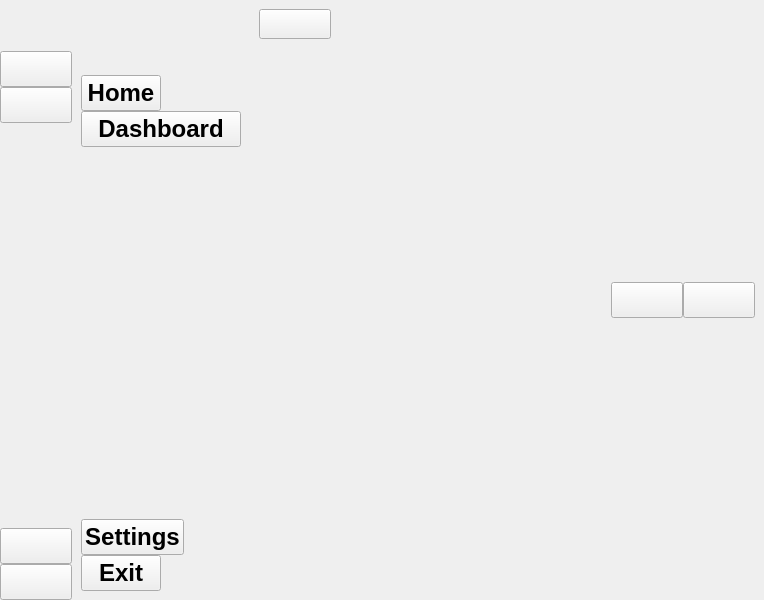
<?xml version="1.0" encoding="UTF-8"?>
<ui version="4.0">
 <class>MainWindow</class>
 <widget class="QMainWindow" name="MainWindow">
  <property name="geometry">
   <rect>
    <x>0</x>
    <y>0</y>
    <width>764</width>
    <height>600</height>
   </rect>
  </property>
  <property name="windowTitle">
   <string>MainWindow</string>
  </property>
  <widget class="QWidget" name="centralwidget">
   <property name="font">
    <font>
     <pointsize>18</pointsize>
     <weight>75</weight>
     <bold>true</bold>
    </font>
   </property>
   <layout class="QGridLayout" name="gridLayout">
    <property name="leftMargin">
     <number>0</number>
    </property>
    <property name="topMargin">
     <number>0</number>
    </property>
    <property name="rightMargin">
     <number>0</number>
    </property>
    <property name="bottomMargin">
     <number>0</number>
    </property>
    <property name="spacing">
     <number>0</number>
    </property>
    <item row="0" column="1">
     <widget class="QWidget" name="icon_only_widget" native="true">
      <property name="minimumSize">
       <size>
        <width>0</width>
        <height>0</height>
       </size>
      </property>
      <property name="maximumSize">
       <size>
        <width>16777215</width>
        <height>16777215</height>
       </size>
      </property>
      <layout class="QGridLayout" name="gridLayout_3">
       <property name="leftMargin">
        <number>0</number>
       </property>
       <property name="topMargin">
        <number>0</number>
       </property>
       <property name="rightMargin">
        <number>0</number>
       </property>
       <property name="bottomMargin">
        <number>0</number>
       </property>
       <item row="0" column="0">
        <layout class="QHBoxLayout" name="horizontalLayout">
         <item>
          <widget class="QLabel" name="logo_label_1">
           <property name="minimumSize">
            <size>
             <width>45</width>
             <height>45</height>
            </size>
           </property>
           <property name="maximumSize">
            <size>
             <width>45</width>
             <height>45</height>
            </size>
           </property>
           <property name="text">
            <string/>
           </property>
           <property name="pixmap">
            <pixmap resource="../resources/resource.qrc">:/icon/icons/Logo_half.png</pixmap>
           </property>
           <property name="scaledContents">
            <bool>true</bool>
           </property>
           <property name="indent">
            <number>0</number>
           </property>
          </widget>
         </item>
        </layout>
       </item>
       <item row="1" column="0">
        <layout class="QVBoxLayout" name="verticalLayout">
         <property name="spacing">
          <number>0</number>
         </property>
         <item>
          <widget class="QPushButton" name="home_btn_1">
           <property name="text">
            <string/>
           </property>
           <property name="icon">
            <iconset resource="../resources/resource.qrc">
             <normaloff>:/icon/icons/home-4-64.ico</normaloff>:/icon/icons/home-4-64.ico</iconset>
           </property>
           <property name="iconSize">
            <size>
             <width>30</width>
             <height>30</height>
            </size>
           </property>
           <property name="checkable">
            <bool>false</bool>
           </property>
           <property name="autoExclusive">
            <bool>false</bool>
           </property>
          </widget>
         </item>
         <item>
          <widget class="QPushButton" name="dashborad_btn_1">
           <property name="text">
            <string/>
           </property>
           <property name="icon">
            <iconset resource="../resources/resource.qrc">
             <normaloff>:/icon/icons/activity-feed-64.ico</normaloff>:/icon/icons/activity-feed-64.ico</iconset>
           </property>
           <property name="iconSize">
            <size>
             <width>30</width>
             <height>30</height>
            </size>
           </property>
           <property name="checkable">
            <bool>false</bool>
           </property>
           <property name="autoExclusive">
            <bool>false</bool>
           </property>
          </widget>
         </item>
        </layout>
       </item>
       <item row="2" column="0">
        <spacer name="verticalSpacer">
         <property name="orientation">
          <enum>Qt::Vertical</enum>
         </property>
         <property name="sizeHint" stdset="0">
          <size>
           <width>20</width>
           <height>176</height>
          </size>
         </property>
        </spacer>
       </item>
       <item row="3" column="0">
        <layout class="QVBoxLayout" name="verticalLayout_2">
         <property name="spacing">
          <number>0</number>
         </property>
         <item>
          <widget class="QPushButton" name="settings_btn_1">
           <property name="text">
            <string/>
           </property>
           <property name="icon">
            <iconset resource="../resources/resource.qrc">
             <normaloff>:/icon/icons/settings-4-64.ico</normaloff>:/icon/icons/settings-4-64.ico</iconset>
           </property>
           <property name="iconSize">
            <size>
             <width>30</width>
             <height>30</height>
            </size>
           </property>
          </widget>
         </item>
         <item>
          <widget class="QPushButton" name="exit_btn_1">
           <property name="text">
            <string/>
           </property>
           <property name="icon">
            <iconset resource="../resources/resource.qrc">
             <normaloff>:/icon/icons/close-window-64.ico</normaloff>:/icon/icons/close-window-64.ico</iconset>
           </property>
           <property name="iconSize">
            <size>
             <width>30</width>
             <height>30</height>
            </size>
           </property>
          </widget>
         </item>
        </layout>
       </item>
      </layout>
     </widget>
    </item>
    <item row="0" column="2">
     <widget class="QWidget" name="full_menu_widget" native="true">
      <property name="minimumSize">
       <size>
        <width>0</width>
        <height>0</height>
       </size>
      </property>
      <property name="maximumSize">
       <size>
        <width>16777215</width>
        <height>16777215</height>
       </size>
      </property>
      <layout class="QGridLayout" name="gridLayout_2">
       <item row="0" column="0">
        <layout class="QHBoxLayout" name="horizontalLayout_5">
         <property name="spacing">
          <number>0</number>
         </property>
         <item alignment="Qt::AlignTop">
          <widget class="QLabel" name="logo_label_8">
           <property name="minimumSize">
            <size>
             <width>160</width>
             <height>60</height>
            </size>
           </property>
           <property name="maximumSize">
            <size>
             <width>40</width>
             <height>40</height>
            </size>
           </property>
           <property name="text">
            <string/>
           </property>
           <property name="pixmap">
            <pixmap resource="../resources/resource.qrc">:/icon/icons/Logo.png</pixmap>
           </property>
           <property name="scaledContents">
            <bool>true</bool>
           </property>
          </widget>
         </item>
        </layout>
       </item>
       <item row="1" column="0">
        <layout class="QVBoxLayout" name="verticalLayout_10">
         <property name="spacing">
          <number>0</number>
         </property>
         <item alignment="Qt::AlignLeft">
          <widget class="QPushButton" name="home_btn_5">
           <property name="text">
            <string>Home</string>
           </property>
           <property name="icon">
            <iconset resource="../resources/resource.qrc">
             <normaloff>:/icon/icons/home-4-64.ico</normaloff>:/icon/icons/home-4-64.ico</iconset>
           </property>
           <property name="iconSize">
            <size>
             <width>25</width>
             <height>25</height>
            </size>
           </property>
           <property name="checkable">
            <bool>false</bool>
           </property>
           <property name="autoExclusive">
            <bool>false</bool>
           </property>
          </widget>
         </item>
         <item>
          <widget class="QPushButton" name="dashborad_btn_5">
           <property name="text">
            <string>Dashboard</string>
           </property>
           <property name="icon">
            <iconset resource="../resources/resource.qrc">
             <normaloff>:/icon/icons/activity-feed-64.ico</normaloff>:/icon/icons/activity-feed-64.ico</iconset>
           </property>
           <property name="iconSize">
            <size>
             <width>25</width>
             <height>25</height>
            </size>
           </property>
           <property name="checkable">
            <bool>false</bool>
           </property>
           <property name="autoExclusive">
            <bool>false</bool>
           </property>
          </widget>
         </item>
        </layout>
       </item>
       <item row="2" column="0">
        <spacer name="verticalSpacer_5">
         <property name="orientation">
          <enum>Qt::Vertical</enum>
         </property>
         <property name="sizeHint" stdset="0">
          <size>
           <width>20</width>
           <height>373</height>
          </size>
         </property>
        </spacer>
       </item>
       <item row="3" column="0">
        <layout class="QVBoxLayout" name="verticalLayout_9">
         <property name="spacing">
          <number>0</number>
         </property>
         <item alignment="Qt::AlignLeft">
          <widget class="QPushButton" name="settings_btn_5">
           <property name="text">
            <string>Settings</string>
           </property>
           <property name="icon">
            <iconset resource="../resources/resource.qrc">
             <normaloff>:/icon/icons/settings-4-64.ico</normaloff>:/icon/icons/settings-4-64.ico</iconset>
           </property>
           <property name="iconSize">
            <size>
             <width>25</width>
             <height>25</height>
            </size>
           </property>
          </widget>
         </item>
         <item alignment="Qt::AlignLeft">
          <widget class="QPushButton" name="exit_btn_5">
           <property name="text">
            <string>Exit</string>
           </property>
           <property name="icon">
            <iconset resource="../resources/resource.qrc">
             <normaloff>:/icon/icons/close-window-64.ico</normaloff>:/icon/icons/close-window-64.ico</iconset>
           </property>
           <property name="iconSize">
            <size>
             <width>25</width>
             <height>25</height>
            </size>
           </property>
          </widget>
         </item>
        </layout>
       </item>
      </layout>
     </widget>
    </item>
    <item row="0" column="3">
     <widget class="QWidget" name="main_window_widget" native="true">
      <layout class="QHBoxLayout" name="horizontalLayout_2">
       <item>
        <layout class="QVBoxLayout" name="verticalLayout_14">
         <property name="spacing">
          <number>0</number>
         </property>
         <item>
          <widget class="QWidget" name="menu_widget" native="true">
           <property name="maximumSize">
            <size>
             <width>16777215</width>
             <height>30</height>
            </size>
           </property>
           <layout class="QHBoxLayout" name="horizontalLayout_7">
            <property name="spacing">
             <number>0</number>
            </property>
            <property name="leftMargin">
             <number>0</number>
            </property>
            <property name="topMargin">
             <number>0</number>
            </property>
            <property name="rightMargin">
             <number>0</number>
            </property>
            <property name="bottomMargin">
             <number>0</number>
            </property>
            <item>
             <widget class="QPushButton" name="menu_btn_1">
              <property name="text">
               <string/>
              </property>
              <property name="icon">
               <iconset resource="../resources/resource.qrc">
                <normaloff>:/icon/icons/menu-4-32.ico</normaloff>:/icon/icons/menu-4-32.ico</iconset>
              </property>
              <property name="iconSize">
               <size>
                <width>20</width>
                <height>20</height>
               </size>
              </property>
              <property name="checkable">
               <bool>true</bool>
              </property>
              <property name="checked">
               <bool>false</bool>
              </property>
             </widget>
            </item>
            <item>
             <spacer name="horizontalSpacer">
              <property name="orientation">
               <enum>Qt::Horizontal</enum>
              </property>
              <property name="sizeHint" stdset="0">
               <size>
                <width>451</width>
                <height>20</height>
               </size>
              </property>
             </spacer>
            </item>
           </layout>
          </widget>
         </item>
         <item>
          <widget class="QWidget" name="viewer_widget" native="true"/>
         </item>
        </layout>
       </item>
       <item>
        <widget class="QWidget" name="param_expand_widget" native="true">
         <property name="maximumSize">
          <size>
           <width>16777215</width>
           <height>16777215</height>
          </size>
         </property>
         <layout class="QGridLayout" name="gridLayout_4">
          <property name="leftMargin">
           <number>0</number>
          </property>
          <property name="topMargin">
           <number>0</number>
          </property>
          <property name="rightMargin">
           <number>0</number>
          </property>
          <property name="bottomMargin">
           <number>0</number>
          </property>
          <property name="spacing">
           <number>0</number>
          </property>
          <item row="1" column="1">
           <widget class="QPushButton" name="expand_btn_1">
            <property name="text">
             <string/>
            </property>
            <property name="icon">
             <iconset resource="../resources/resource.qrc">
              <normaloff>:/icon/icons/arrow-96-64.ico</normaloff>:/icon/icons/arrow-96-64.ico</iconset>
            </property>
            <property name="iconSize">
             <size>
              <width>14</width>
              <height>14</height>
             </size>
            </property>
            <property name="checkable">
             <bool>true</bool>
            </property>
           </widget>
          </item>
          <item row="1" column="0">
           <widget class="QPushButton" name="collapse_btn_1">
            <property name="text">
             <string/>
            </property>
            <property name="icon">
             <iconset resource="../resources/resource.qrc">
              <normaloff>:/icon/icons/arrow-31-64.ico</normaloff>:/icon/icons/arrow-31-64.ico</iconset>
            </property>
            <property name="iconSize">
             <size>
              <width>15</width>
              <height>15</height>
             </size>
            </property>
            <property name="checkable">
             <bool>true</bool>
            </property>
           </widget>
          </item>
         </layout>
        </widget>
       </item>
      </layout>
     </widget>
    </item>
   </layout>
  </widget>
 </widget>
 <resources>
  <include location="../resources/resource.qrc"/>
 </resources>
 <connections>
  <connection>
   <sender>menu_btn_1</sender>
   <signal>toggled(bool)</signal>
   <receiver>full_menu_widget</receiver>
   <slot>setHidden(bool)</slot>
   <hints>
    <hint type="sourcelabel">
     <x>245</x>
     <y>24</y>
    </hint>
    <hint type="destinationlabel">
     <x>154</x>
     <y>233</y>
    </hint>
   </hints>
  </connection>
  <connection>
   <sender>dashborad_btn_1</sender>
   <signal>clicked()</signal>
   <receiver>dashborad_btn_5</receiver>
   <slot>click()</slot>
   <hints>
    <hint type="sourcelabel">
     <x>30</x>
     <y>112</y>
    </hint>
    <hint type="destinationlabel">
     <x>135</x>
     <y>118</y>
    </hint>
   </hints>
  </connection>
  <connection>
   <sender>home_btn_1</sender>
   <signal>clicked()</signal>
   <receiver>home_btn_5</receiver>
   <slot>click()</slot>
   <hints>
    <hint type="sourcelabel">
     <x>17</x>
     <y>56</y>
    </hint>
    <hint type="destinationlabel">
     <x>134</x>
     <y>83</y>
    </hint>
   </hints>
  </connection>
  <connection>
   <sender>exit_btn_5</sender>
   <signal>clicked()</signal>
   <receiver>MainWindow</receiver>
   <slot>close()</slot>
   <hints>
    <hint type="sourcelabel">
     <x>140</x>
     <y>573</y>
    </hint>
    <hint type="destinationlabel">
     <x>234</x>
     <y>599</y>
    </hint>
   </hints>
  </connection>
  <connection>
   <sender>menu_btn_1</sender>
   <signal>toggled(bool)</signal>
   <receiver>icon_only_widget</receiver>
   <slot>setVisible(bool)</slot>
   <hints>
    <hint type="sourcelabel">
     <x>264</x>
     <y>28</y>
    </hint>
    <hint type="destinationlabel">
     <x>25</x>
     <y>305</y>
    </hint>
   </hints>
  </connection>
  <connection>
   <sender>settings_btn_1</sender>
   <signal>clicked()</signal>
   <receiver>settings_btn_5</receiver>
   <slot>click()</slot>
   <hints>
    <hint type="sourcelabel">
     <x>26</x>
     <y>537</y>
    </hint>
    <hint type="destinationlabel">
     <x>86</x>
     <y>532</y>
    </hint>
   </hints>
  </connection>
  <connection>
   <sender>exit_btn_1</sender>
   <signal>clicked()</signal>
   <receiver>exit_btn_5</receiver>
   <slot>click()</slot>
   <hints>
    <hint type="sourcelabel">
     <x>13</x>
     <y>577</y>
    </hint>
    <hint type="destinationlabel">
     <x>112</x>
     <y>573</y>
    </hint>
   </hints>
  </connection>
  <connection>
   <sender>collapse_btn_1</sender>
   <signal>toggled(bool)</signal>
   <receiver>expand_btn_1</receiver>
   <slot>setVisible(bool)</slot>
   <hints>
    <hint type="sourcelabel">
     <x>715</x>
     <y>304</y>
    </hint>
    <hint type="destinationlabel">
     <x>738</x>
     <y>302</y>
    </hint>
   </hints>
  </connection>
  <connection>
   <sender>collapse_btn_1</sender>
   <signal>toggled(bool)</signal>
   <receiver>collapse_btn_1</receiver>
   <slot>setHidden(bool)</slot>
   <hints>
    <hint type="sourcelabel">
     <x>714</x>
     <y>297</y>
    </hint>
    <hint type="destinationlabel">
     <x>714</x>
     <y>297</y>
    </hint>
   </hints>
  </connection>
  <connection>
   <sender>expand_btn_1</sender>
   <signal>toggled(bool)</signal>
   <receiver>expand_btn_1</receiver>
   <slot>setHidden(bool)</slot>
   <hints>
    <hint type="sourcelabel">
     <x>745</x>
     <y>301</y>
    </hint>
    <hint type="destinationlabel">
     <x>745</x>
     <y>301</y>
    </hint>
   </hints>
  </connection>
  <connection>
   <sender>expand_btn_1</sender>
   <signal>toggled(bool)</signal>
   <receiver>collapse_btn_1</receiver>
   <slot>setVisible(bool)</slot>
   <hints>
    <hint type="sourcelabel">
     <x>735</x>
     <y>295</y>
    </hint>
    <hint type="destinationlabel">
     <x>715</x>
     <y>294</y>
    </hint>
   </hints>
  </connection>
 </connections>
</ui>
